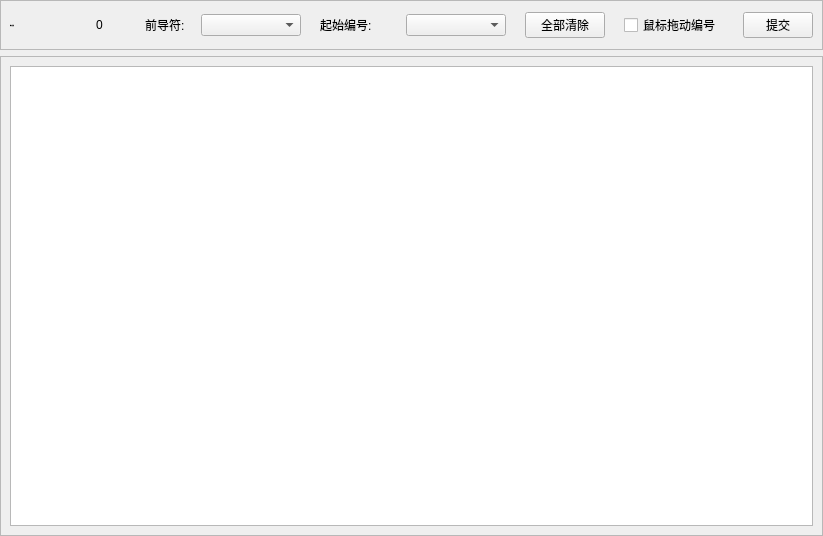
         <widget class="QWidget" name="page_4">
          <layout class="QVBoxLayout" name="verticalLayout_27">
           <property name="leftMargin">
            <number>0</number>
           </property>
           <property name="topMargin">
            <number>0</number>
           </property>
           <property name="rightMargin">
            <number>0</number>
           </property>
           <property name="bottomMargin">
            <number>0</number>
           </property>
           <item>
            <widget class="QFrame" name="frame_46">
             <property name="minimumSize">
              <size>
               <width>0</width>
               <height>50</height>
              </size>
             </property>
             <property name="maximumSize">
              <size>
               <width>16777215</width>
               <height>80</height>
              </size>
             </property>
             <property name="frameShape">
              <enum>QFrame::StyledPanel</enum>
             </property>
             <property name="frameShadow">
              <enum>QFrame::Raised</enum>
             </property>
             <layout class="QHBoxLayout" name="horizontalLayout_5">
              <item>
               <widget class="QLabel" name="label_25">
                <property name="minimumSize">
                 <size>
                  <width>80</width>
                  <height>0</height>
                 </size>
                </property>
                <property name="maximumSize">
                 <size>
                  <width>80</width>
                  <height>16777215</height>
                 </size>
                </property>
                <property name="font">
                 <font>
                  <pointsize>-1</pointsize>
                  <weight>75</weight>
                  <italic>false</italic>
                  <bold>true</bold>
                 </font>
                </property>
                <property name="text">
                 <string>样本总数:</string>
                </property>
               </widget>
              </item>
              <item>
               <widget class="QLabel" name="label_26">
                <property name="minimumSize">
                 <size>
                  <width>30</width>
                  <height>0</height>
                 </size>
                </property>
                <property name="maximumSize">
                 <size>
                  <width>30</width>
                  <height>16777215</height>
                 </size>
                </property>
                <property name="text">
                 <string>0</string>
                </property>
               </widget>
              </item>
              <item>
               <widget class="QLabel" name="label_30">
                <property name="maximumSize">
                 <size>
                  <width>50</width>
                  <height>16777215</height>
                 </size>
                </property>
                <property name="text">
                 <string/>
                </property>
               </widget>
              </item>
              <item>
               <widget class="QLabel" name="label_27">
                <property name="minimumSize">
                 <size>
                  <width>50</width>
                  <height>0</height>
                 </size>
                </property>
                <property name="maximumSize">
                 <size>
                  <width>50</width>
                  <height>16777215</height>
                 </size>
                </property>
                <property name="text">
                 <string>前导符:</string>
                </property>
               </widget>
              </item>
              <item>
               <widget class="QComboBox" name="comboBox">
                <property name="minimumSize">
                 <size>
                  <width>100</width>
                  <height>0</height>
                 </size>
                </property>
                <property name="maximumSize">
                 <size>
                  <width>100</width>
                  <height>16777215</height>
                 </size>
                </property>
               </widget>
              </item>
              <item>
               <widget class="QLabel" name="label_31">
                <property name="maximumSize">
                 <size>
                  <width>50</width>
                  <height>16777215</height>
                 </size>
                </property>
                <property name="text">
                 <string/>
                </property>
               </widget>
              </item>
              <item>
               <widget class="QLabel" name="label_29">
                <property name="minimumSize">
                 <size>
                  <width>80</width>
                  <height>0</height>
                 </size>
                </property>
                <property name="maximumSize">
                 <size>
                  <width>80</width>
                  <height>16777215</height>
                 </size>
                </property>
                <property name="text">
                 <string>起始编号:</string>
                </property>
               </widget>
              </item>
              <item>
               <widget class="QComboBox" name="comboBox_2">
                <property name="minimumSize">
                 <size>
                  <width>100</width>
                  <height>0</height>
                 </size>
                </property>
                <property name="maximumSize">
                 <size>
                  <width>100</width>
                  <height>16777215</height>
                 </size>
                </property>
               </widget>
              </item>
              <item>
               <widget class="QLabel" name="label_32">
                <property name="maximumSize">
                 <size>
                  <width>50</width>
                  <height>16777215</height>
                 </size>
                </property>
                <property name="text">
                 <string/>
                </property>
               </widget>
              </item>
              <item>
               <widget class="QPushButton" name="pushButton">
                <property name="minimumSize">
                 <size>
                  <width>60</width>
                  <height>0</height>
                 </size>
                </property>
                <property name="maximumSize">
                 <size>
                  <width>90</width>
                  <height>16777215</height>
                 </size>
                </property>
                <property name="text">
                 <string>全部清除</string>
                </property>
               </widget>
              </item>
              <item>
               <widget class="QLabel" name="label_33">
                <property name="maximumSize">
                 <size>
                  <width>50</width>
                  <height>16777215</height>
                 </size>
                </property>
                <property name="text">
                 <string/>
                </property>
               </widget>
              </item>
              <item>
               <widget class="QCheckBox" name="checkBox">
                <property name="minimumSize">
                 <size>
                  <width>100</width>
                  <height>0</height>
                 </size>
                </property>
                <property name="maximumSize">
                 <size>
                  <width>120</width>
                  <height>16777215</height>
                 </size>
                </property>
                <property name="text">
                 <string>鼠标拖动编号</string>
                </property>
               </widget>
              </item>
              <item>
               <widget class="QLabel" name="label_34">
                <property name="text">
                 <string/>
                </property>
               </widget>
              </item>
              <item>
               <widget class="QPushButton" name="pushButton_2">
                <property name="minimumSize">
                 <size>
                  <width>50</width>
                  <height>0</height>
                 </size>
                </property>
                <property name="maximumSize">
                 <size>
                  <width>70</width>
                  <height>16777215</height>
                 </size>
                </property>
                <property name="text">
                 <string>提交</string>
                </property>
               </widget>
              </item>
             </layout>
            </widget>
           </item>
           <item>
            <widget class="QFrame" name="frame_47">
             <property name="minimumSize">
              <size>
               <width>0</width>
               <height>480</height>
              </size>
             </property>
             <property name="sizeIncrement">
              <size>
               <width>0</width>
               <height>0</height>
              </size>
             </property>
             <property name="frameShape">
              <enum>QFrame::StyledPanel</enum>
             </property>
             <property name="frameShadow">
              <enum>QFrame::Raised</enum>
             </property>
             <layout class="QHBoxLayout" name="horizontalLayout_6">
              <item>
               <widget class="QTableWidget" name="tableWidget"/>
              </item>
             </layout>
            </widget>
           </item>
          </layout>
         </widget>
